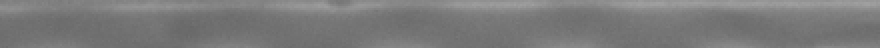
#> input picture tests/fixtures/phase_registration/A6_-2.png, 440 x 24 px (shown 2 times larger)
$ python -i parallel_walls.py   (imports and definitions only)   (older library calls are emulated)
#> lines starting #> are read from the running program, lines starting #| are printed output that depends on the picture
#> further down, picture is the input picture: shape (24, 440); min 103, max 160, mean 122.3
"""平行管壁定位：为生成区下游的直管测量段定位一对平行内壁。

与 :mod:`backend.vision.rectified_measurement` 的分工：本模块只负责**几何定位**，
输出一对壁线的原图端点、共见测量范围与证据；标尺（μm/px）与芯片深度是另外两类
证据，定位成功**不**意味着物理尺寸已标定。

设计要点（对应任务书 §3）：

1. 候选、支持边缘、有效可见长度与坐标空间一起保留；``work_scale`` 允许降采样工作图，
   坐标映射显式可逆（默认 1.0，即工作图就是原图）。所有输出端点都是**原图像素**。
2. 两壁间距一律用**法向距离**，不用垂直 y 差；只在两壁的**共见轴向范围**内评估，
   不把短边外推到全图。
3. 图上若有多条同样可信的管道，报告候选竞争；不按最长线静默选中。带内出现与壁面
   同向、长度相当的长边时报告歧义——那可能是液柱边缘而不是内壁。
4. 跨帧证据用有界缓冲（``deque(maxlen=...)``）聚合；不等待、不排队、不阻塞。
5. 运动界面与静止壁边的差异作为辅助证据；**静止不是充分条件**——停泵液柱、静止气泡、
   固定纹理同样静止。没有有效运动时状态为 ``pending_motion``，不允许据此认证内壁。
6. 沿测量段多点核验上下壁与管内覆盖，用两壁方程与实际四边形，不用中心点加外接矩形。
7. 只有唯一可信线对才生成扶正变换；歧义、截断、单壁、低对比、证据过期一律给明确
   拒绝理由，禁止落回旧 ROI。

阈值集中在 :class:`LocalizationThresholds`，来源记录在 :data:`THRESHOLD_PROVENANCE`。
"""
from __future__ import annotations

from collections import deque
from dataclasses import dataclass, field, fields
import hashlib
import math
import threading

import cv2
import numpy as np

GEOMETRY_VERSION = "parallel-walls-20260922"


@dataclass(frozen=True)
class LocalizationThresholds:
    """定位阈值。改动前先看 :data:`THRESHOLD_PROVENANCE` 里对应条目的来源。"""

    min_visible_length_ratio: float = 0.25
    min_common_range_ratio: float = 0.30
    min_common_range_px: float = 120.0
    max_slope_difference: float = 0.05
    max_separation_cv: float = 0.15
    min_separation_px: float = 12.0
    max_separation_ratio: float = 0.60
    separation_sample_count: int = 24
    segment_count: int = 5
    min_supported_segments: int = 4
    max_slope_for_any_candidate: float = 0.35
    min_edge_support: float = 0.45
    edge_support_sigma_multiple: float = 3.0
    edge_support_min_gradient: float = 1.0
    min_mean_gradient_sigma_multiple: float = 5.0
    segment_min_edge_support: float = 0.40
    use_supplementary_candidates: bool = True
    competition_score_ratio: float = 0.90
    competition_separation_ratio: float = 0.15
    competition_mid_offset_px: float = 10.0
    interior_competitor_length_ratio: float = 0.55
    required_support_frames: int = 3
    evidence_max_age_s: float = 20.0
    max_buffer_frames: int = 24
    cluster_separation_ratio: float = 0.20
    cluster_mid_offset_px: float = 12.0
    motion_min_interior_change: float = 1.5
    motion_change_sigma_multiple: float = 3.0
    motion_noise_floor_gray: float = 0.25
    motion_min_axial_shift_px: float = 1.0
    motion_min_shift_correlation: float = 0.5
    motion_min_axial_structure_gray: float = 1.0
    motion_max_geometry_change_px: float = 3.0
    motion_max_tilt_change: float = 0.02
    motion_max_axial_change_px: float = 10.0
    coverage_edge_margin_px: float = 2.0
    coverage_min_contrast: float = 1.0


THRESHOLD_PROVENANCE: dict[str, str] = {
    "min_visible_length_ratio": "工程下限，尚未由带标注样本验证；不得为了通过停泵标定帧而放宽",
    "min_common_range_ratio": "不到半幅宽的共见范围不足以支撑稳定扶正",
    "min_common_range_px": "保证沿程多点核验有足够采样",
    "max_slope_difference": "沿用 channel_calibration 平行判据 0.16 的约 1/3",
    "max_separation_cv": "工程上限；真实平行管道间距沿程变化应远小于此，尚未由样本标定",
    "min_separation_px": "低于 12 px 的扶正带无法分辨柱塞端部：相衬亮带自身的两条边相距只有几个像素，"
                         "实测停泵帧上就出现过 6.03 px 的伪线对（由分辨率下限推出，不依赖 50 µm 假设）",
    "max_separation_ratio": "超过 60% 画幅高的“两条壁”通常是把不同结构连起来",
    "separation_sample_count": "采样数，兼顾精度与开销",
    "segment_count": "沿程核验位置数；5 段可分辨局部截断",
    "min_supported_segments": "允许 1 段缺失（遮挡/低对比），其余必须支持",
    "max_slope_for_any_candidate": "沿用 channel_calibration 的 max_tilt_degrees=33° 量级",
    "min_edge_support": "沿线边缘命中比例下限；未经样本标定，不得为通过停泵帧而放宽",
    "edge_support_sigma_multiple": "阈值 = max(min_gradient, k×稳健噪声尺度)；k=3 为常规检测下限",
    "edge_support_min_gradient": "绝对下限（灰阶/px），防止极低噪声图像把纹理噪声判成边缘",
    "min_mean_gradient_sigma_multiple": "候选线沿线**平均**法向梯度也要超过 k×噪声尺度："
                                       "逐点命中比例会被局部噪声刷高，平均幅度才反映这条边是否真实",
    "segment_min_edge_support": "单段边缘命中下限，低于此该段记为不支持",
    "use_supplementary_candidates": "是否在对比度归一化图上补一路候选；固定 Canny 阈值会让中等对比长边时有时无",
    "competition_score_ratio": "次优线对得分达到最优的 90% 即视为竞争",
    "competition_separation_ratio": "间距相差 <15% 且中线相近者视为同一管道的竞争解释",
    "competition_mid_offset_px": "同上，位置判据",
    "interior_competitor_length_ratio": "带内同向长边达到最短壁长的 55% 时无法区分壁面与液柱边缘",
    "required_support_frames": "工程下限；按内容签名去重后的独立帧数下限",
    "evidence_max_age_s": "证据过期时间；超过则必须重新定位",
    "max_buffer_frames": "有界缓冲容量，防止无界增长",
    "cluster_separation_ratio": "跨帧聚类：间距相对差小于该值归入同一簇",
    "cluster_mid_offset_px": "跨帧聚类：中线偏移小于该值归入同一簇",
    "motion_min_interior_change": "平均变化的参考幅度，仅作诊断；判定改用按噪声归一的显著变化比例",
    "motion_change_sigma_multiple": "单点显著变化阈值 = k×帧差稳健噪声尺度",
    "motion_noise_floor_gray": "噪声尺度的绝对下限：帧差完全均匀（例如整体加常数）时 MAD 为 0，"
                               "没有下限会让阈值退化成 0、把所有点都判成显著变化",
    "motion_min_axial_shift_px": "沿轴互相关峰值对应的位移下限：亮度漂移、全局闪烁、静态噪声都"
                                 "不产生位移，只有空间位移才可能是流动",
    "motion_min_shift_correlation": "沿轴互相关峰值的相关度下限，低于此视为无法判定位移",
    "motion_min_axial_structure_gray": "沿轴签名的 90-10 分位差下限：管内没有沿轴结构"
                                       "（例如无柱塞的均匀管道）时不试图测位移",
    "motion_max_geometry_change_px": "静止壁面的位置允许变化上限；超过则认为该线在移动",
    "motion_max_tilt_change": "静止壁面的倾角允许变化上限",
    "motion_max_axial_change_px": "静止壁面的轴向可见区间允许变化上限；柱塞肩部的长边在 y 上不动，"
                                  "但会沿轴平移，必须靠这一项才能与固定壁面区分",
    "coverage_edge_margin_px": "壁线到画幅边缘的最小留白",
    "coverage_min_contrast": "带内相对带外的最小对比；低于此认为该位置没有液柱证据",
}


@dataclass(frozen=True)
class WallCandidate:
    """一条全幅长边候选，端点为原图像素。"""

    id: int
    x1: float
    y1: float
    x2: float
    y2: float
    slope: float
    length_px: float
    length_ratio: float
    edge_support: float
    mean_normal_gradient: float = 0.0
    coordinate_space: str = "original_frame"

    # [15 lines left out: functions direction, normal, y_at, not called in this run]

    def point_at(self, x: float) -> np.ndarray:
        return np.array([x, self.y_at(x)], dtype=np.float64)

    @property
    def x_range(self) -> tuple[float, float]:
        return (min(self.x1, self.x2), max(self.x1, self.x2))

    # [19 lines left out: functions with_endpoints, to_dict, not called in this run]


@dataclass(frozen=True)
class WallPair:
    """一对候选壁，间距按共见范围内的法向距离计算。"""

    first: WallCandidate
    second: WallCandidate
    common_x_range: tuple[float, float]
    separation_px: float
    separation_std_px: float
    separation_cv: float
    slope_difference: float
    tilt_ratio: float
    mid_y_px: float
    segment_support: tuple[bool, ...]
    score: float
    rejection: str = ""

    @property
    def supported_segments(self) -> int:
        return sum(1 for flag in self.segment_support if flag)

    @property
    def ids(self) -> tuple[int, int]:
        return (int(self.first.id), int(self.second.id))

    # [31 lines left out: functions wall_lines, to_dict, not called in this run]


# [8 lines that did not run here, left out]


@dataclass(frozen=True)
class EdgeSupportMap:
    """方向梯度支持图。用对比度自适应的阈值，不用固定 Canny 阈值。

    真实相衬图的壁面梯度只有几个灰阶；固定的 Canny(40,110) 在这种图上完全没有输出
    （实测 24 张停泵标定帧上非零边缘比例为 0）。因此这里用 Sobel 幅值 + 稳健噪声尺度
    （1.4826×MAD）作阈值，并要求梯度方向**横跨**候选线，而不是沿线。
    """

    gx: np.ndarray = field(repr=False, compare=False)
    gy: np.ndarray = field(repr=False, compare=False)
    magnitude: np.ndarray = field(repr=False, compare=False)
    sigma: float

    # [19 lines left out: function support, not called in this run]


def gradient_support_map(gray: np.ndarray) -> EdgeSupportMap:
    smooth = cv2.GaussianBlur(gray.astype(np.float32), (0, 0), 1.0)
    gx = cv2.Sobel(smooth, cv2.CV_32F, 1, 0, ksize=3)
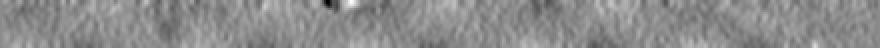
#> gx: shape (24, 440) float32 (shown 2 times larger); min -37.12, max 30.51, mean 0.1; drawn with min black and max white
    gy = cv2.Sobel(smooth, cv2.CV_32F, 0, 1, ksize=3)
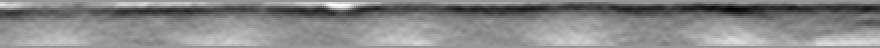
#> gy: shape (24, 440) float32 (shown 2 times larger); min -68.31, max 46.47, mean -7.2; drawn with min black and max white
    magnitude = np.hypot(gx, gy)
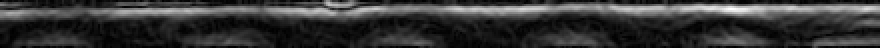
#> magnitude: shape (24, 440) float32 (shown 2 times larger); min 0, max 68.4, mean 14.3; drawn with min black and max white
    median = float(np.median(magnitude))
#> median = 9.27
    sigma = max(1e-6, 1.4826 * float(np.median(np.abs(magnitude - median))))
#> sigma = 8.52
    return EdgeSupportMap(gx=gx, gy=gy, magnitude=magnitude, sigma=sigma)


# [61 lines left out: functions _edge_support, _credible_edge, _supplementary_candidates, not called in this run]


DEFAULT_SUPPLEMENTARY_HOUGH: dict[str, float] = {
    "canny_low": 35.0,
    "canny_high": 100.0,
    "hough_width_ratio": 0.10,
    "min_line_length_ratio": 0.55,
    "max_line_gap_ratio": 0.16,
}


# [507 lines left out: functions _merge_candidates, prepare_frame, _separation_profile, _segment_support, pair_candidates, interior_parallel_competitors and 7 more, not called in this run]


def _signature(gray: np.ndarray) -> str:
    small = cv2.resize(gray, (32, 24), interpolation=cv2.INTER_AREA).astype(np.uint8)
    return hashlib.sha1(np.ascontiguousarray(small).tobytes()).hexdigest()[:16]


class ParallelWallLocalizer:
    """有界、无阻塞的跨帧平行管壁定位器。只做计算，不等待、不排队。"""

    # [14 lines left out: function __init__, not called in this run]

    @property
    def thresholds(self) -> LocalizationThresholds:
        return self._limits

    # [390 lines left out: functions observe, _observe_locked, reset, buffered_frames, thresholds, _fresh and 6 more, not called in this run]


@dataclass(frozen=True)
class WallLocalization:
    """一次定位的完整结果。``status == "localized"`` 才允许生成扶正变换。"""

    status: str
    reason: str
    geometry: dict = field(default_factory=dict)

    # [45 lines left out: functions from_geometry, rejected, not called in this run]

    @property
    def usable(self) -> bool:
        return self.status == "localized" and len(self.geometry.get("wall_lines", [])) == 2

    # [6 lines left out: function wall_lines, not called in this run]

    @property
    def frame_id(self) -> int:
        return int(self.geometry.get("frame_id", 0) or 0)

    # [4 lines left out: function image_shape, not called in this run]

    def to_dict(self) -> dict:
        return dict(self.geometry)

>>> import cv2
>>> picture = cv2.imread('../../tests/fixtures/phase_registration/A6_-2.png', cv2.IMREAD_GRAYSCALE)
>>> result = gradient_support_map(picture)

$ run again, on tests/fixtures/phase_registration/A7_-2.png
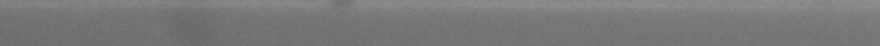
#> input picture tests/fixtures/phase_registration/A7_-2.png, 440 x 23 px (shown 2 times larger)
#> picture is the input picture: shape (23, 440); min 104, max 142, mean 120.8
#> in gradient_support_map, `gy = cv2.Sobel(smooth, cv2.CV_32F, 0, 1, ksize=3)`:
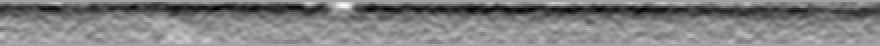
#> gy: shape (23, 440) float32 (shown 2 times larger); min -31.16, max 17.63, mean -6.55; drawn with min black and max white
#> in gradient_support_map, `magnitude = np.hypot(gx, gy)`:
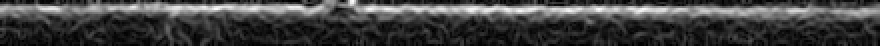
#> magnitude: shape (23, 440) float32 (shown 2 times larger); min 0, max 31.24, mean 7.9; drawn with min black and max white
#> median = 5.33
#> sigma = 4.31

$ run again, on tests/fixtures/phase_registration/A6_2.png
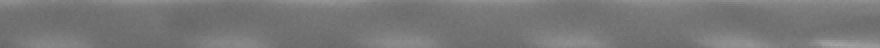
#> input picture tests/fixtures/phase_registration/A6_2.png, 440 x 24 px (shown 2 times larger)
#> picture is the input picture: shape (24, 440); min 104, max 163, mean 119.4
#> in gradient_support_map, `gy = cv2.Sobel(smooth, cv2.CV_32F, 0, 1, ksize=3)`:
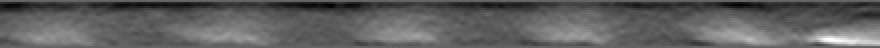
#> gy: shape (24, 440) float32 (shown 2 times larger); min -48.13, max 74.19, mean -2.4; drawn with min black and max white
#> in gradient_support_map, `magnitude = np.hypot(gx, gy)`:
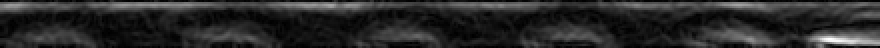
#> magnitude: shape (24, 440) float32 (shown 2 times larger); min 0, max 74.2, mean 11.9; drawn with min black and max white
#> median = 8.75
#> sigma = 7.48
